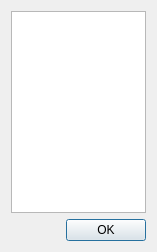
<?xml version="1.0" encoding="UTF-8"?>
<ui version="4.0">
 <class>tab</class>
 <widget class="QDialog" name="tab">
  <property name="geometry">
   <rect>
    <x>0</x>
    <y>0</y>
    <width>157</width>
    <height>252</height>
   </rect>
  </property>
  <property name="windowTitle">
   <string>Выбор </string>
  </property>
  <layout class="QVBoxLayout" name="verticalLayout_2">
   <item>
    <layout class="QVBoxLayout" name="verticalLayout">
     <item>
      <widget class="QTableView" name="tableView"/>
     </item>
     <item>
      <layout class="QHBoxLayout" name="horizontalLayout">
       <item>
        <spacer name="horizontalSpacer">
         <property name="orientation">
          <enum>Qt::Horizontal</enum>
         </property>
         <property name="sizeHint" stdset="0">
          <size>
           <width>40</width>
           <height>20</height>
          </size>
         </property>
        </spacer>
       </item>
       <item>
        <widget class="QPushButton" name="pushButton">
         <property name="sizePolicy">
          <sizepolicy hsizetype="Preferred" vsizetype="Fixed">
           <horstretch>0</horstretch>
           <verstretch>0</verstretch>
          </sizepolicy>
         </property>
         <property name="text">
          <string>OK</string>
         </property>
        </widget>
       </item>
      </layout>
     </item>
    </layout>
   </item>
  </layout>
 </widget>
 <resources/>
 <connections/>
</ui>
